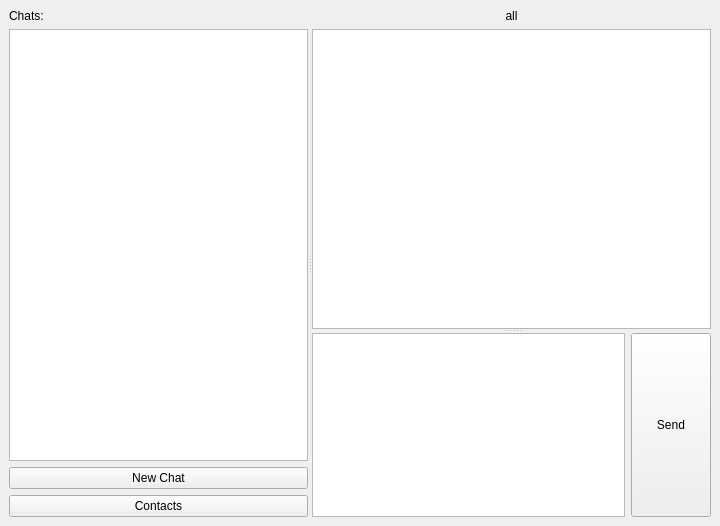
<?xml version="1.0" encoding="UTF-8"?>
<ui version="4.0">
 <class>MainWindow</class>
 <widget class="QMainWindow" name="MainWindow">
  <property name="geometry">
   <rect>
    <x>0</x>
    <y>0</y>
    <width>720</width>
    <height>526</height>
   </rect>
  </property>
  <property name="windowTitle">
   <string>MainWindow</string>
  </property>
  <widget class="QWidget" name="centralwidget">
   <layout class="QHBoxLayout" name="horizontalLayout_3">
    <item>
     <widget class="QSplitter" name="splitter_2">
      <property name="orientation">
       <enum>Qt::Horizontal</enum>
      </property>
      <widget class="QWidget" name="horizontalLayoutWidget_2">
       <layout class="QVBoxLayout" name="verticalLayout_2">
        <property name="sizeConstraint">
         <enum>QLayout::SetMinAndMaxSize</enum>
        </property>
        <item>
         <widget class="QLabel" name="label">
          <property name="text">
           <string>Chats:</string>
          </property>
         </widget>
        </item>
        <item>
         <widget class="QListWidget" name="lw_list_chats">
          <property name="sizePolicy">
           <sizepolicy hsizetype="Expanding" vsizetype="Expanding">
            <horstretch>1</horstretch>
            <verstretch>0</verstretch>
           </sizepolicy>
          </property>
          <property name="minimumSize">
           <size>
            <width>200</width>
            <height>300</height>
           </size>
          </property>
          <property name="maximumSize">
           <size>
            <width>300</width>
            <height>16777215</height>
           </size>
          </property>
         </widget>
        </item>
        <item>
         <widget class="QPushButton" name="pushButton">
          <property name="sizePolicy">
           <sizepolicy hsizetype="Preferred" vsizetype="Fixed">
            <horstretch>1</horstretch>
            <verstretch>0</verstretch>
           </sizepolicy>
          </property>
          <property name="text">
           <string>New Chat</string>
          </property>
         </widget>
        </item>
        <item>
         <widget class="QPushButton" name="pushButton_2">
          <property name="text">
           <string>Contacts</string>
          </property>
         </widget>
        </item>
       </layout>
      </widget>
      <widget class="QSplitter" name="splitter">
       <property name="orientation">
        <enum>Qt::Vertical</enum>
       </property>
       <widget class="QWidget" name="verticalLayoutWidget">
        <layout class="QVBoxLayout" name="verticalLayout">
         <item>
          <widget class="QLabel" name="ql_current_chat">
           <property name="text">
            <string>all</string>
           </property>
           <property name="textFormat">
            <enum>Qt::PlainText</enum>
           </property>
           <property name="alignment">
            <set>Qt::AlignCenter</set>
           </property>
          </widget>
         </item>
         <item>
          <widget class="QTextEdit" name="te_list_msg">
           <property name="sizePolicy">
            <sizepolicy hsizetype="Expanding" vsizetype="Expanding">
             <horstretch>1</horstretch>
             <verstretch>1</verstretch>
            </sizepolicy>
           </property>
           <property name="minimumSize">
            <size>
             <width>0</width>
             <height>300</height>
            </size>
           </property>
           <property name="readOnly">
            <bool>true</bool>
           </property>
          </widget>
         </item>
        </layout>
       </widget>
       <widget class="QWidget" name="horizontalLayoutWidget">
        <layout class="QHBoxLayout" name="horizontalLayout">
         <property name="sizeConstraint">
          <enum>QLayout::SetMinAndMaxSize</enum>
         </property>
         <item>
          <widget class="QTextEdit" name="te_input_msg">
           <property name="maximumSize">
            <size>
             <width>16777215</width>
             <height>200</height>
            </size>
           </property>
          </widget>
         </item>
         <item>
          <widget class="QPushButton" name="pb_send">
           <property name="sizePolicy">
            <sizepolicy hsizetype="Minimum" vsizetype="Expanding">
             <horstretch>0</horstretch>
             <verstretch>0</verstretch>
            </sizepolicy>
           </property>
           <property name="maximumSize">
            <size>
             <width>16777215</width>
             <height>200</height>
            </size>
           </property>
           <property name="text">
            <string>Send</string>
           </property>
          </widget>
         </item>
        </layout>
       </widget>
      </widget>
     </widget>
    </item>
   </layout>
  </widget>
 </widget>
 <resources/>
 <connections/>
</ui>
